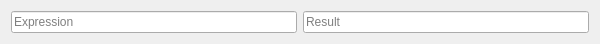
<?xml version="1.0" encoding="UTF-8"?>
<ui version="4.0">
 <class>CalculatorClass</class>
 <widget class="QWidget" name="CalculatorClass">
  <property name="geometry">
   <rect>
    <x>0</x>
    <y>0</y>
    <width>600</width>
    <height>40</height>
   </rect>
  </property>
  <property name="windowTitle">
   <string>Calculator</string>
  </property>
  <layout class="QHBoxLayout" name="horizontalLayout">
   <item>
    <widget class="QLineEdit" name="InputField">
     <property name="placeholderText">
      <string>Expression</string>
     </property>
    </widget>
   </item>
   <item>
    <widget class="QLineEdit" name="OutputField">
     <property name="readOnly">
      <bool>true</bool>
     </property>
     <property name="placeholderText">
      <string>Result</string>
     </property>
    </widget>
   </item>
  </layout>
 </widget>
 <layoutdefault spacing="6" margin="11"/>
 <resources/>
 <connections>
  <connection>
   <sender>InputField</sender>
   <signal>textChanged(QString)</signal>
   <receiver>CalculatorClass</receiver>
   <slot>InputTextChanged(QString)</slot>
   <hints>
    <hint type="sourcelabel">
     <x>152</x>
     <y>19</y>
    </hint>
    <hint type="destinationlabel">
     <x>299</x>
     <y>19</y>
    </hint>
   </hints>
  </connection>
 </connections>
 <slots>
  <slot>InputTextChanged(QString)</slot>
 </slots>
</ui>
